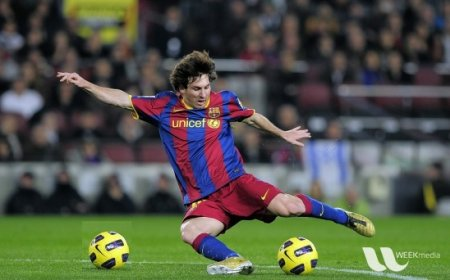
#> input picture Smoothing Images/roi.jpg, 450 x 280 px
$ python 'Image Blurring (Image Smoothing).py'
#> lines starting #> are read from the running program, lines starting #| are printed output that depends on the picture
import cv2
import numpy as np
from matplotlib import pyplot as plt


def main():
    image = cv2.imread("roi.jpg", cv2.IMREAD_COLOR)
#> image is the input picture: shape (280, 450, 3); mean B, G, R 72.3, 85.8, 82.3
    image2 = cv2.imread("blure.jpg")
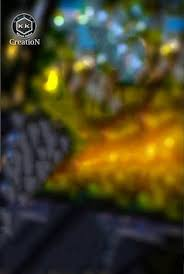
#> input picture Smoothing Images/blure.jpg, 184 x 274 px
#> image2 is the input picture: shape (274, 184, 3); mean B, G, R 37.7, 66.4, 72.8

    blur = cv2.blur(image, (5, 5))
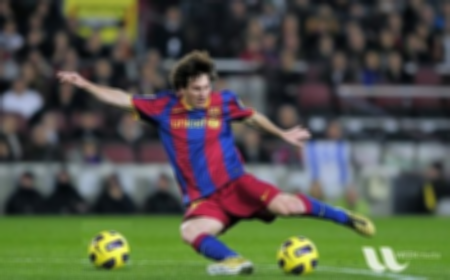
#> blur: shape (280, 450, 3); mean B, G, R 72.3, 85.8, 82.3
    blur2 = cv2.GaussianBlur(image, (5, 5), 0)
    mdian_blure = cv2.medianBlur(image2, 19)
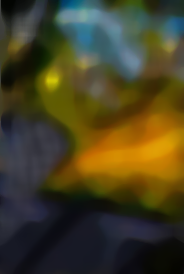
#> mdian_blure: shape (274, 184, 3); mean B, G, R 35.5, 64.4, 70.8
    Bilateral_Filtering = cv2.bilateralFilter(image2, 9, 75, 75)

    cv2.imshow("orginal", image)
    cv2.imshow("blur", blur)
    cv2.imshow("blur2", blur2)
    cv2.imshow("mdian_blure", mdian_blure)
    cv2.imshow("Bilateral_Filtering", Bilateral_Filtering)

    cv2.waitKey(0)
    cv2.destroyAllWindows()


if __name__ == '__main__':
    main()
